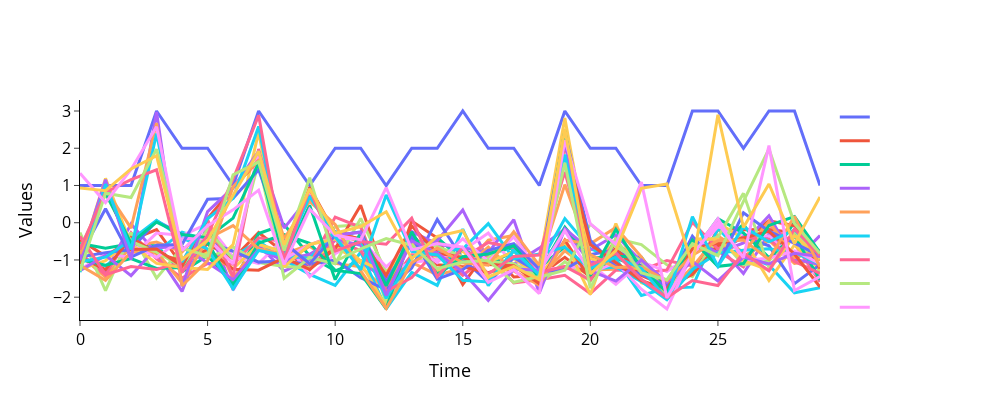

Notebook cell for this chart:
### Markdown cell above
Выполните визуализацию по одному временному ряду из каждого класса. Для этого используйте функцию `plot_ts()` из модуля *plots.py*.

### Code cell
# INSERT YOUR CODE
plot_ts(data)
